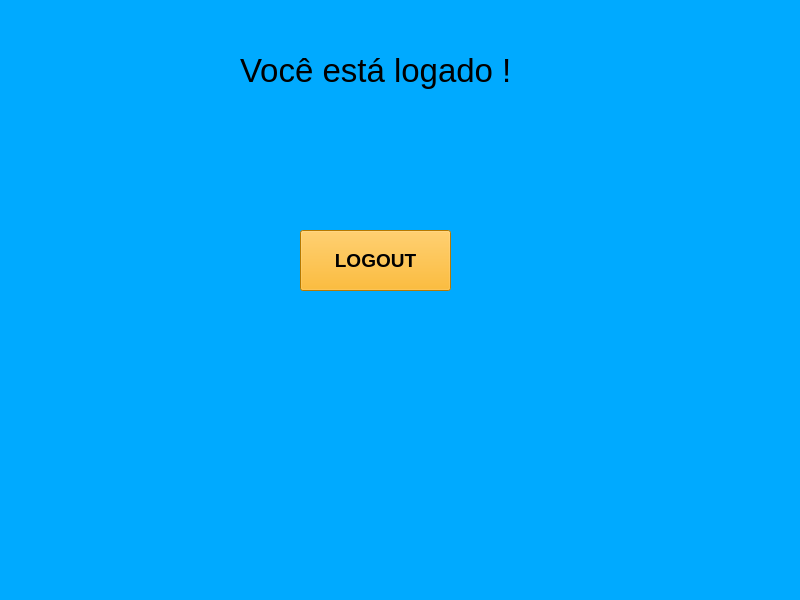
<?xml version="1.0" encoding="UTF-8"?>
<ui version="4.0">
 <class>MainWindow</class>
 <widget class="QMainWindow" name="MainWindow">
  <property name="geometry">
   <rect>
    <x>0</x>
    <y>0</y>
    <width>800</width>
    <height>600</height>
   </rect>
  </property>
  <property name="windowTitle">
   <string>MainWindow</string>
  </property>
  <property name="styleSheet">
   <string notr="true">background-color: rgb(0, 170, 255);</string>
  </property>
  <widget class="QWidget" name="centralwidget">
   <widget class="QLabel" name="label">
    <property name="geometry">
     <rect>
      <x>240</x>
      <y>40</y>
      <width>401</width>
      <height>61</height>
     </rect>
    </property>
    <property name="font">
     <font>
      <pointsize>25</pointsize>
     </font>
    </property>
    <property name="text">
     <string>Você está logado !</string>
    </property>
   </widget>
   <widget class="QPushButton" name="pushButton">
    <property name="geometry">
     <rect>
      <x>300</x>
      <y>230</y>
      <width>151</width>
      <height>61</height>
     </rect>
    </property>
    <property name="font">
     <font>
      <pointsize>14</pointsize>
      <weight>75</weight>
      <bold>true</bold>
     </font>
    </property>
    <property name="styleSheet">
     <string notr="true">background-color: rgb(255, 170, 0);</string>
    </property>
    <property name="text">
     <string>LOGOUT</string>
    </property>
   </widget>
  </widget>
  <widget class="QMenuBar" name="menubar">
   <property name="geometry">
    <rect>
     <x>0</x>
     <y>0</y>
     <width>800</width>
     <height>21</height>
    </rect>
   </property>
  </widget>
  <widget class="QStatusBar" name="statusbar"/>
 </widget>
 <resources/>
 <connections/>
</ui>
